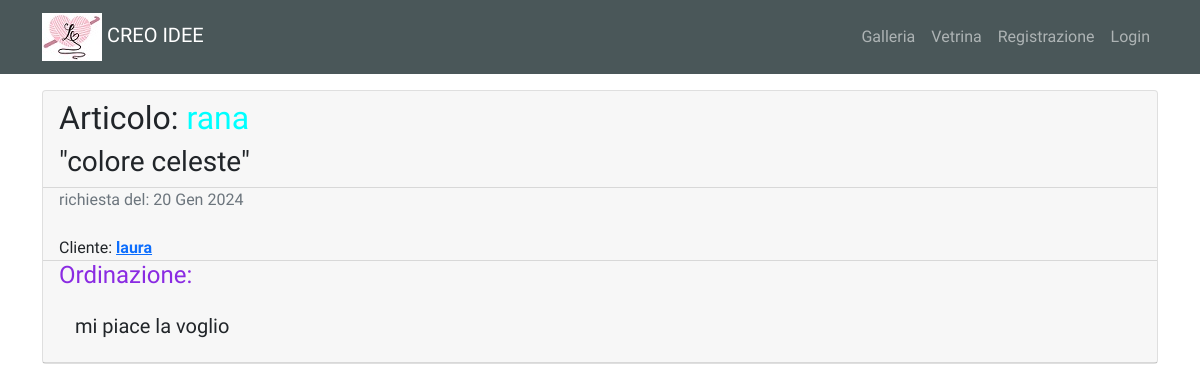
The app's page /vetrina/domanda/, older data.
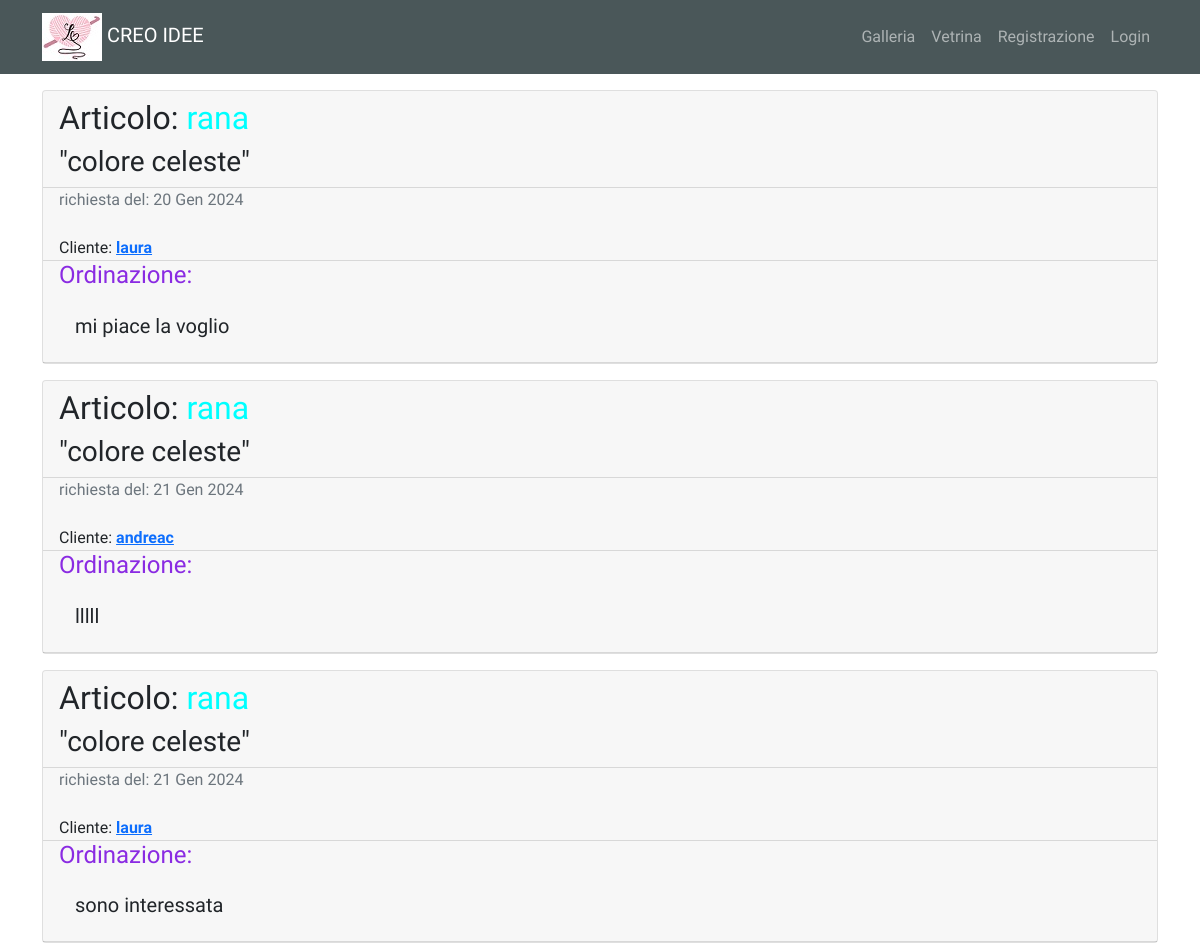
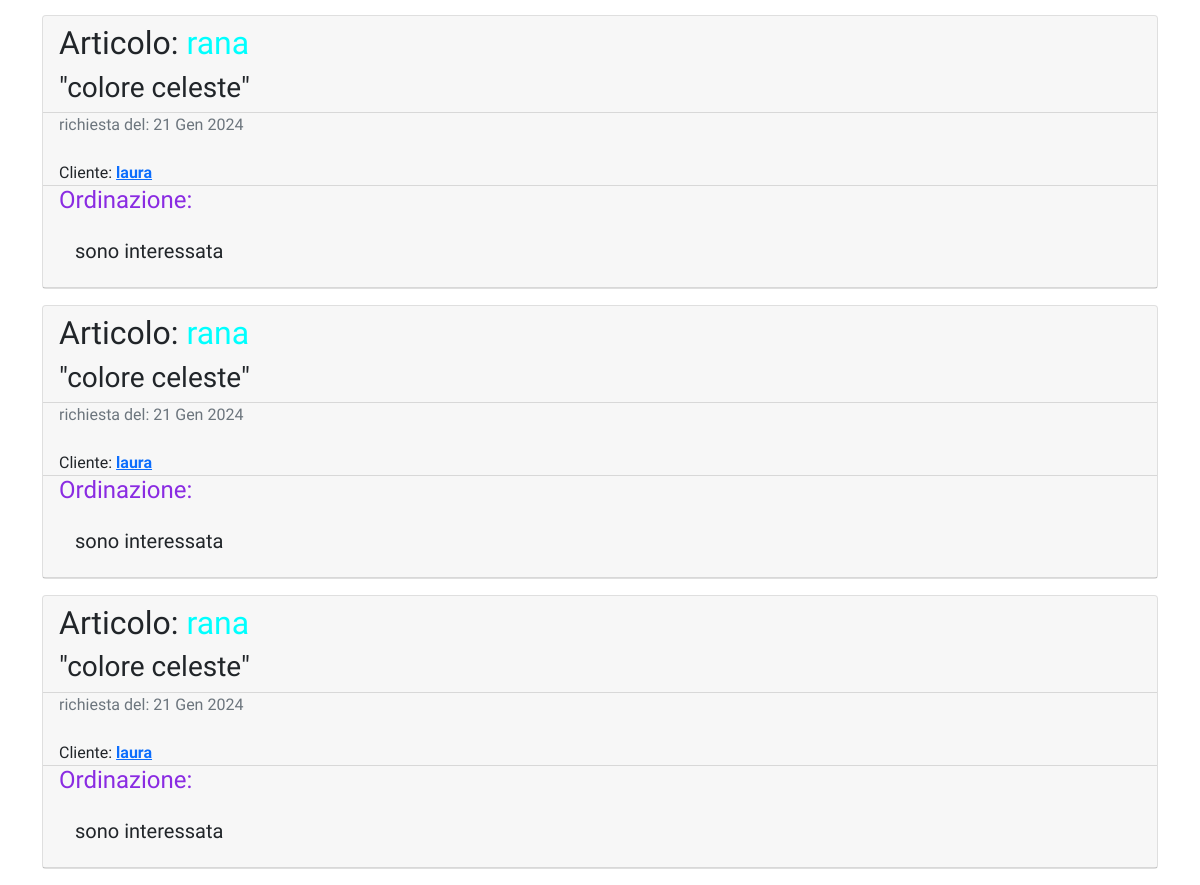
The same page, newer data (2 pictures, top to bottom).
### vetrina/models.py (models this page shows, shortened)
class Domanda(models.Model):
    autore_domanda = models.ForeignKey(User, on_delete=models.CASCADE, related_name="domande")
    data_domanda = models.DateField(auto_now_add=True)
    contenuto = models.TextField()
    tipologia_appartenenza = models.ForeignKey(Tipologia, on_delete=models.CASCADE, related_name="domande")
    oggetto_appartenenza = models.ForeignKey(Oggetto, on_delete=models.CASCADE, related_name="domande")
    class Meta:
        verbose_name = "Domanda"
        verbose_name_plural = "Domande"

class Oggetto(models.Model):
    nome = models.CharField(max_length=50)
    foto = models.ImageField()
    codart = models.CharField(max_length=8)
    descrizione = models.TextField()
    prezzo = models.FloatField()
    class Meta:
        verbose_name = "Oggetto"
        verbose_name_plural = "Oggetti"
    def __str__(self):
        return self.nome

class Tipologia(models.Model):
    titolo = models.CharField(max_length=50)
    data_tipologia = models.DateField(auto_now_add=True)
    dettagli = models.TextField()
    oggetto_appartenenza = models.ForeignKey(Oggetto, on_delete=models.CASCADE, related_name="tipologie")
    class Meta:
        verbose_name = "Tipologia"
        verbose_name_plural = "Tipologie"
    def __str__(self):
        return self.titolo

### vetrina/views.py (the view)
# urls.py: path("domanda/", views.vista_domande.as_view(), name="domande_view"),
class vista_domande(ListView):
    queryset = Domanda.objects.all()
    template_name = "vetrina/lista_richieste.html"
    context_object_name = "richiesta_w"

### vetrina/templates/vetrina/lista_richieste.html (shortened to what this page needs)
{% extends 'base.html' %}
{% load crispy_forms_tags %}
{% block content %}
{% for domanda in richiesta_w %}
    <div class="card my-3">
            <div class="card-header pb-0">
                <h2>Articolo: <span style="color: aqua;">{{ domanda.oggetto_appartenenza }}</span></h2>
				<h3>"{{ domanda.tipologia_appartenenza }}"</h3>
            </div>
            <div class="card-header py-0">
                <p class="text-muted mb-0">richiesta del:
                    {{ domanda.data_domanda|date:"d M Y" }}
                </p>
                    <br><p class="mb-0">Cliente:
                        <a href="{% url 'user_profile' username=domanda.autore_domanda.username %}">
                        <strong>{{ domanda.autore_domanda }}</strong></a>
                    </p>
            </div>
	<div class="card-header py-0">
		<h4 style="color: blueviolet;">Ordinazione:</h4>
        <div class="card-body">
            <div class="col-xl-2 col-4">
                <h5> {{ domanda.contenuto}}</h5>
            </div>
        </div>
    </div>
</div>
{% endfor %}
{% endblock content %}

Row changes from the older to the newer data that the page shows:
added Domanda: oggetto_appartenenza "rana", tipologia_appartenenza "colore celeste", data_domanda "21 Gen 2024", autore_domanda "andreac", contenuto "lllll"
added Domanda: oggetto_appartenenza "rana", tipologia_appartenenza "colore celeste", data_domanda "21 Gen 2024", autore_domanda "laura", contenuto "sono interessata"
added Domanda: oggetto_appartenenza "rana", tipologia_appartenenza "colore celeste", data_domanda "21 Gen 2024", autore_domanda "laura", contenuto "sono interessata"
added Domanda: oggetto_appartenenza "rana", tipologia_appartenenza "colore celeste", data_domanda "21 Gen 2024", autore_domanda "laura", contenuto "sono interessata"
added Domanda: oggetto_appartenenza "rana", tipologia_appartenenza "colore celeste", data_domanda "21 Gen 2024", autore_domanda "laura", contenuto "sono interessata"
